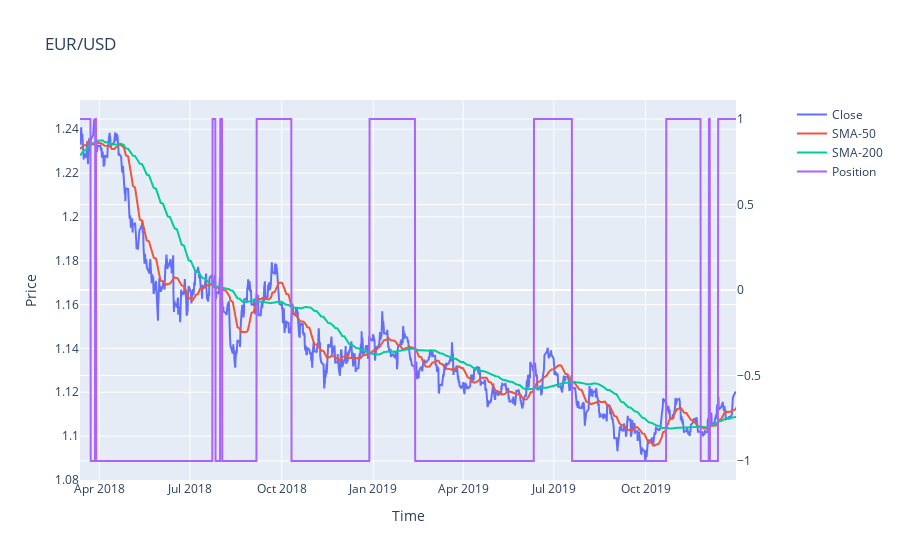

The cell this chart's notebook holds for it:
### Code cell
fig = make_subplots(specs=[[{"secondary_y": True}]])

fig.add_trace(go.Scatter(x=data.index, y=data.Close, name='Close'))
fig.add_trace(go.Scatter(x=data.index, y=data.SMA50, name='SMA-50'))
fig.add_trace(go.Scatter(x=data.index, y=data.SMA200, name='SMA-200'))
fig.add_trace(go.Scatter(x=data.index, y=data.position, name='Position'), secondary_y=True)

fig.update_layout(title='EUR/USD', xaxis_title='Time', yaxis_title='Price')

fig.show()

### Figure 1 — Plotly figure (JSON) as saved in the notebook; plotly's stock layout.template omitted (floating-point values rounded to 4 significant figures; data arrays with more than 128 entries replaced by an {"elided": "..."} marker saying what was removed)
{"data": [{"name": "Close", "type": "scatter", "x": {"elided": "1871 str values"}, "y": {"elided": "1871 float values"}}, {"name": "SMA-50", "type": "scatter", "x": {"elided": "1871 str values"}, "y": {"elided": "1871 float values"}}, {"name": "SMA-200", "type": "scatter", "x": {"elided": "1871 str values"}, "y": {"elided": "1871 float values"}}, {"name": "Position", "type": "scatter", "x": {"elided": "1871 str values"}, "xaxis": "x", "y": {"elided": "1871 int values"}, "yaxis": "y2"}], "layout": {"title": {"text": "EUR/USD"}, "xaxis": {"anchor": "y", "domain": [0, 0.94], "title": {"text": "Time"}}, "yaxis": {"anchor": "x", "domain": [0, 1], "title": {"text": "Price"}}, "yaxis2": {"anchor": "x", "overlaying": "y", "side": "right"}}}
